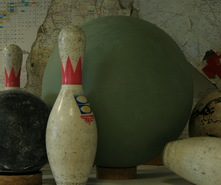
#> input picture Ex2/my_image_left.png, 221 x 185 px, shrunk from 332 x 277 before the run
$ python main_ours.py   (older library calls are emulated)
#> lines starting #> are read from the running program, lines starting #| are printed output that depends on the picture
#> in load_data, left_image is the input picture: shape (185, 221, 4) float32; mean R, G, B, A 0.262, 0.268, 0.18, 1
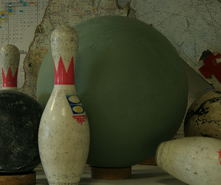
#> input picture Ex2/my_image_right.png, 221 x 185 px, shrunk from 332 x 277 before the run
#> in load_data, right_image is the input picture: shape (185, 221, 4) float32; mean R, G, B, A 0.264, 0.271, 0.177, 1
### Ex2/solution.py
"""Stereo matching."""
import numpy as np
from scipy.signal import convolve2d, medfilt2d

global WIN_SIZE


class Solution:
    def __init__(self):
        pass

    @staticmethod
    def ssd_distance(left_image: np.ndarray,
                     right_image: np.ndarray,
                     win_size: int,
                     dsp_range: int,
                     get_median: bool = False) -> np.ndarray:
        """Compute the SSDD distances tensor.

        Args:
            left_image: Left image of shape: HxWx3, and type np.double64.
            right_image: Right image of shape: HxWx3, and type np.double64.
            win_size: Window size odd integer.
            dsp_range: Half of the disparity range. The actual range is
            -dsp_range, -dsp_range + 1, ..., 0, 1, ..., dsp_range.

        Returns:
            A tensor of the sum of squared differences for every pixel in a
            window of size win_size X win_size, for the 2*dsp_range + 1
            possible disparity values. The tensor shape should be:
            HxWx(2*dsp_range+1).

            right = np.expand_dims(np.array([[1, 1, 1, 1, 1], [2, 2, 2, 2, 2], [3, 3, 3, 3, 3], [4, 4, 4, 4, 4]]), axis=2)
            left = np.expand_dims(np.array([[1, 2, 3, 4, 5], [6, 7, 8, 9, 10], [11, 12, 13, 14, 15], [16, 17, 18, 19, 20]]), axis=2)
            ssdd = solution.ssd_distance(left.astype(np.float64), right.astype(np.float64), win_size=WIN_SIZE, dsp_range=2)
        """
#> called with win_size = 11, dsp_range = 12, get_median = False
        # ==============================================================================================================
        # Local Variables
        # ==============================================================================================================
        num_of_rows, num_of_cols = left_image.shape[0], left_image.shape[1]
        disparity_values = range(-dsp_range, dsp_range + 1)
        ssdd_tensor = np.zeros((num_of_rows,
                                num_of_cols,
                                len(disparity_values)))
        kernel = np.ones((win_size, win_size))
        # ==============================================================================================================
        # Padding the right image along the x axis
        # ==============================================================================================================
        right_image_pad = np.pad(right_image, ((0, 0), (dsp_range, dsp_range), (0, 0)))
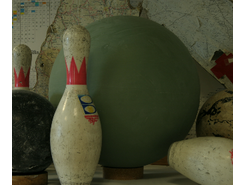
#> right_image_pad: shape (185, 245, 4) float64; mean of channels 0, 1, 2, 3 0.238, 0.244, 0.16, 0.902; transparent parts drawn white
        # ==============================================================================================================
        # Iterating over the disparity vector, computing SSD
        # ==============================================================================================================
        for ii, disparity in enumerate(disparity_values):
            # ------------------------------------------------------------------------------------------------------
            # Preparing the images for the convolution
            # ------------------------------------------------------------------------------------------------------
            images_diff_squared = np.sum(np.power(left_image - right_image_pad[:, ii:ii + right_image.shape[1]], 2), axis=2)
            # ------------------------------------------------------------------------------------------------------
            # Performing the convolution one dimension at a time since we can not use pytorch :/
            # ------------------------------------------------------------------------------------------------------
            if not get_median:
                ssdd_tensor[:, :, ii] = convolve2d(images_diff_squared, kernel, mode='same')
            else:
                ssdd_tensor[:, :, ii] = medfilt2d(images_diff_squared, kernel_size=win_size)
#> this loop made 25 passes
#> pass 1, in ssd_distance, `images_diff_squared = np.sum(np.power(left_image - right_image_pad[:, ..`:
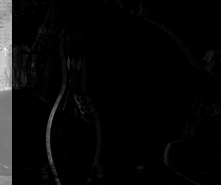
#> images_diff_squared: shape (185, 221) float64; min 0, max 2.18, mean 0.0873; drawn with min black and max white
#> (the rest of the program and of its run is left out)
